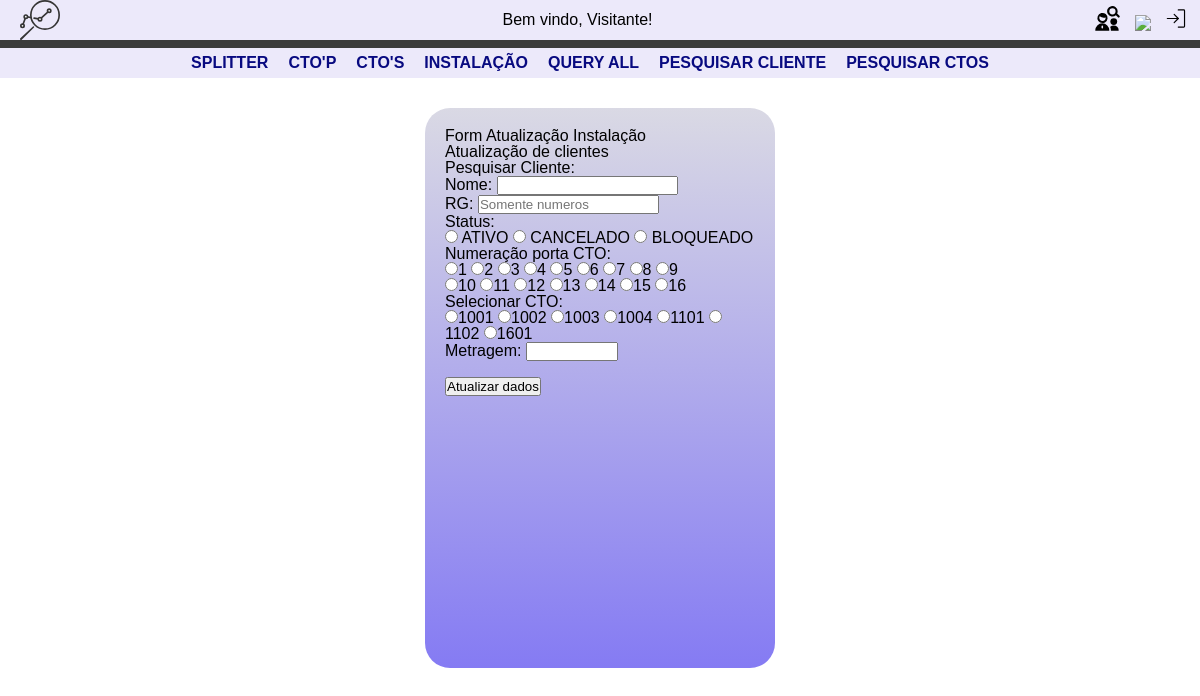
Before: /ctomanager/atualizarendereco/ with the older database file.
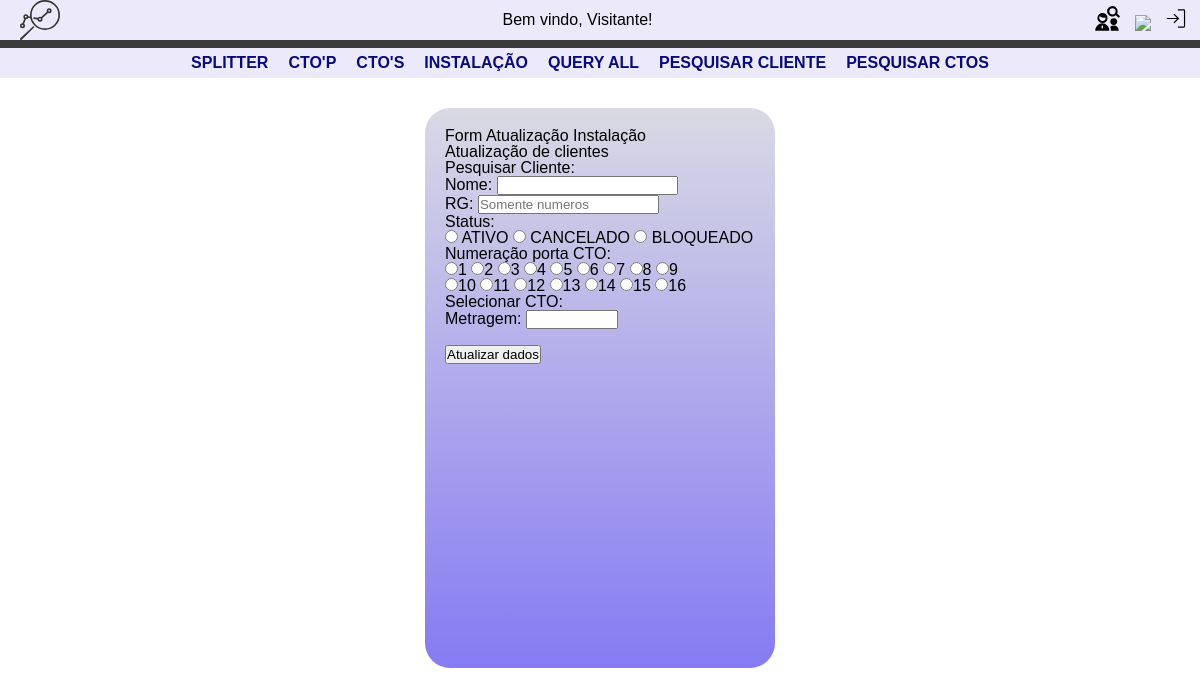
After: the same page with the newer database file.
### CTO_manager/models.py (models this page shows, shortened)
class CtoSecundaria(models.Model):
  numeracao = models.IntegerField() # Numero de identificacao da CTO secundaria
  descricao = models.TextField(blank=True, null=True, verbose_name='Descricao detalhada') # Informacoes detalhadas e observacoes sobre a CTO
  sinal_entrada = models.FloatField() # Referencia para o sinal que esta chegando na caixa (futura implementacao para verificar atenuacoes na rota)
  splitter = models.ForeignKey(Splitter, on_delete=models.CASCADE) # Pre-requisito: cadastro do splitter; o tamanho do splitter define quantos cliente a caixa pode ter
  derivacao_ctoPrimaria = models.ForeignKey(CtoPrimaria, on_delete=models.CASCADE) # Pre-requisito: cadastro da cto primaria. buscar caixar com identificador da ctop
  metragem = models.IntegerField(default=0) # tamanho do cabo que foi utilizado para instalacao
  clientes = models.ManyToManyField(Cliente, blank=True) # Este e o tipo de campo que define uma relacao de muitos-para-muitos com o modelo Cliente.

### CTO_manager/views.py (the view, shortened to what this page needs)
# urls.py: path('atualizarendereco/', views.mudanca_endereco, name='atualizarendereco'),
def mudanca_endereco(request):
  template = loader.get_template('CTO_manager/mudanca_endereco.html')
  ctos = CtoSecundaria.objects.all()
  context = {
    'titulo' : 'Mudança endereço', # titulo da pagina
    'ctos':ctos,
    'range': [1,2,3,4,5,6,7,8,9,10,11,12,13,14,15,16],
  }
  pk = request.GET.get('pk')
  return HttpResponse(template.render(context, request))

### CTO_manager/templates/CTO_manager/mudanca_endereco.html (shortened to what this page needs)
{% extends 'base.html' %}
{% block content %}
<section class="main">
<h1>Form Atualização Instalação</h1>
<p>Atualização de clientes</p>
<form action="/ctomanager/atualizarendereco/" method="post">
  <fieldset>
    <legend>Pesquisar Cliente:</legend>
    <p>
      <label for="nome">Nome:</label>
      <input type="text" name="nome" id="nome" value="{{nome}}" required>
    </p>
    <p>
      <label for="rg">RG:</label>
      <input type="number" name="rg", id="rg"  value="{{rg}}" placeholder="Somente numeros">
    </p>
    <p>
      Status:<br>
      <input type="radio" name="status" value="ATIVO" id="ativo" {% if status == 'ATIVO' %}checked{% endif %}>
      <Label for="ativo">ATIVO</Label>
      <input type="radio" name="status" value="CANCELADO" id="cancelado" {% if status == 'CANCELADO' %}checked{% endif %}>
      <label for="cancelado">CANCELADO</label>
      <input type="radio" name="status" value="BLOQUEADO" id="bloqueado" {% if status == 'BLOQUEADO' %}checked{% endif %}>
      <label for="bloqueado">BLOQUEADO</label>
    </p>
    <p>
       <span>Numeração porta CTO:</span><br>
      {% for numero in range %}
      <input type="radio" name="porta" id="pt" value="{{numero}}" {% if porta == numero %}checked{% endif %}><label for="porta" >{{numero}}</label>
      {% if numero == 9 %}
        <br>
      {%endif%}
      {% endfor %}
    </p>
    <p>
      <span>Selecionar CTO:</span><br>
      {% for cto in ctos %}
        <input type="radio" name="numeracao_cto" value="{{cto.numeracao}}" id="{{cto.numeracao}}" required
        ><label for="{{cto.numeracao}}">{{cto.numeracao}}</label>
      {% endfor %}
    </p>
    <p>
      <label for="metragem">Metragem:</label>
      <input type="number" step="0.01" name="metragem" id="metragem" min="0" max="1000" value="{{ metragem }}">
    </p>
    <br><button type="submit">Atualizar dados</button>
  </fieldset>
</form>
</section>
{% endblock %}

Changed rows visible on the page:
removed CtoSecundaria: numeracao "☐ 1001", numeracao "1001"
removed CtoSecundaria: numeracao "☐ 1002", numeracao "1002"
removed CtoSecundaria: numeracao "☐ 1003", numeracao "1003"
removed CtoSecundaria: numeracao "☐ 1004", numeracao "1004"
removed CtoSecundaria: numeracao "☐ 1101", numeracao "1101"
removed CtoSecundaria: numeracao "☐ 1102", numeracao "1102"
removed CtoSecundaria: numeracao "☐ 1601", numeracao "1601"
